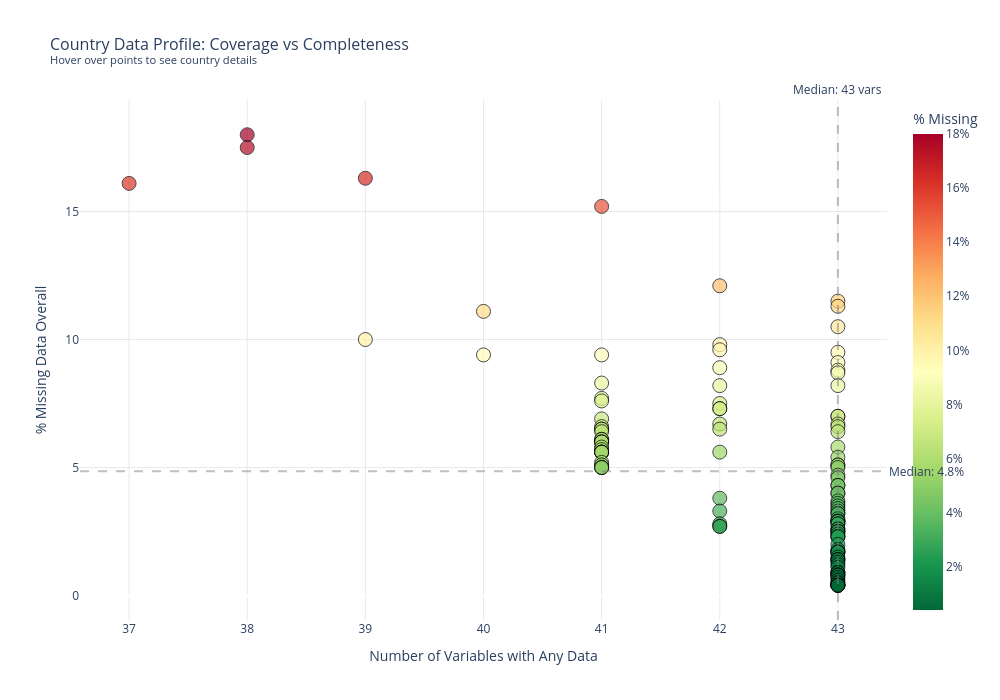

Write notebook code for a chart like this one.
### Code cell
import plotly.express as px
import plotly.graph_objects as go

# Create interactive scatter plot
fig = px.scatter(
    country_missing,
    x='Vars with Data',
    y='% Missing',
    color='% Missing',
    color_continuous_scale='RdYlGn_r',
    hover_name='Country',
    hover_data={
        'Code': True,
        'Vars with Data': True,
        '% Missing': ':.1f',
        'Complete Vars': True,
        'Years Covered': True,
        'Rows': True
    },
    title='Country Data Profile: Coverage vs Completeness<br><sup>Hover over points to see country details</sup>',
    labels={
        'Vars with Data': 'Number of Variables with Any Data',
        '% Missing': '% Missing Data Overall',
        'Complete Vars': 'Variables with Complete Data',
        'Years Covered': 'Years Covered'
    }
)

# Update marker styling
fig.update_traces(
    marker=dict(
        size=14,
        line=dict(width=1, color='black'),
        opacity=0.7
    )
)

# Update layout
fig.update_layout(
    width=1000,
    height=700,
    font=dict(size=12),
    title_font=dict(size=16),
    xaxis=dict(
        title_font=dict(size=14),
        gridcolor='lightgray',
        gridwidth=0.5
    ),
    yaxis=dict(
        title_font=dict(size=14),
        gridcolor='lightgray',
        gridwidth=0.5
    ),
    coloraxis_colorbar=dict(
        title='% Missing',
        ticksuffix='%'
    ),
    plot_bgcolor='white',
    hovermode='closest'
)

# Add quadrant lines for reference
median_vars = country_missing['Vars with Data'].median()
median_missing = country_missing['% Missing'].median()

fig.add_hline(y=median_missing, line_dash="dash", line_color="gray", opacity=0.5,
              annotation_text=f"Median: {median_missing:.1f}%", annotation_position="right")
fig.add_vline(x=median_vars, line_dash="dash", line_color="gray", opacity=0.5,
              annotation_text=f"Median: {median_vars:.0f} vars", annotation_position="top")

# Show the plot
fig.show()

# Save as interactive HTML file
fig.write_html(f'..\\figures\\imputting\\plot7_interactive_country_profile.html')
print("\nInteractive plot saved as 'plot7_interactive_country_profile.html'")
print("Open this file in a browser for full interactivity!")

### Figure 1 — Plotly figure (JSON) as saved in the notebook; plotly's stock layout.template omitted (floating-point values rounded to 4 significant figures; data arrays with more than 128 entries replaced by an {"elided": "..."} marker saying what was removed)
{"data": [{"customdata": {"elided": "126x4 mixed values"}, "hovertemplate": "<b>%{hovertext}</b><br><br>Number of Variables with Any Data=%{x}<br>% Missing Data Overall=%{marker.color:.1f}<br>Code=%{customdata[0]}<br>Variables with Complete Data=%{customdata[1]}<br>Years Covered=%{customdata[2]}<br>Rows=%{customdata[3]}<extra></extra>", "hovertext": ["Libya", "Papua New Guinea", "Equatorial Guinea", "Brunei Darussalam", "Liberia", "Uzbekistan", "Switzerland", "Rwanda", "United Arab Emirates", "Togo", "Chad", "Serbia", "Qatar", "Armenia", "Trinidad and Tobago", "Nepal", "Zimbabwe", "Myanmar", "Mauritania", "Croatia", "Yemen, Rep.", "Malawi", "Venezuela, RB", "Turkiye", "Kazakhstan", "Guinea", "Bosnia and Herzegovina", "Congo, Dem. Rep.", "Iraq", "Ethiopia", "Slovenia", "North Macedonia", "Angola", "Bahrain", "Greece", "Georgia", "Austria", "Ireland", "Tajikistan", "Morocco", "Congo, Rep.", "Slovak Republic", "Sudan", "Cameroon", "Gabon", "Ecuador", "Iran, Islamic Rep.", "Cyprus", "France", "Finland", "Azerbaijan", "Spain", "Germany", "Portugal", "Argentina", "Saudi Arabia", "Poland", "Lao PDR", "Uganda", "Denmark", "Tunisia", "Ghana", "Senegal", "Israel", "Panama", "Zambia", "Norway", "Guatemala", "Cote d'Ivoire", "Oman", "Mali", "Dominican Republic", "New Zealand", "Namibia", "Bulgaria", "Algeria", "Kuwait", "Burkina Faso", "Eswatini", "Sri Lanka", "Thailand", "Netherlands", "Sweden", "Romania", "Niger", "Mozambique", "Jamaica", "Nigeria", "Madagascar", "Russian Federation", "Uruguay", "Canada", "Viet Nam", "Nicaragua", "Albania", "United States", "Pakistan", "Brazil", "Costa Rica", "Botswana", "China", "Ukraine", "Indonesia", "South Africa", "Peru", "Mongolia", "Kenya", "United Kingdom", "Egypt, Arab Rep.", "Chile", "Italy", "Honduras", "Kyrgyz Republic", "Malaysia", "Philippines", "Japan", "Korea, Rep.", "Mexico", "Czechia", "Hungary", "India", "Colombia", "Bolivia", "Bangladesh", "Australia", "Tanzania"], "legendgroup": "", "marker": {"color": [18.0, 17.5, 16.3, 16.1, 15.2, 12.1, 11.5, 11.3, 11.1, 10.5, 10.0, 9.8, 9.6, 9.5, 9.4, 9.4, 9.1, 8.9, 8.8, 8.7, 8.3, 8.2, 8.2, 7.7, 7.6, 7.5, 7.3, 7.3, 7.0, 7.0, 6.9, 6.7, 6.7, 6.6, 6.6, 6.5, 6.5, 6.5, 6.4, 6.4, 6.1, 6.1, 6.0, 6.0, 6.0, 5.8, 5.8, 5.7, 5.6, 5.6, 5.6, 5.6, 5.6, 5.6, 5.4, 5.2, 5.1, 5.1, 5.1, 5.0, 5.0, 5.0, 5.0, 4.7, 4.6, 4.3, 4.3, 4.0, 4.0, 3.8, 3.7, 3.6, 3.5, 3.4, 3.3, 3.3, 3.2, 3.2, 3.0, 2.9, 2.9, 2.9, 2.9, 2.8, 2.8, 2.8, 2.7, 2.7, 2.6, 2.6, 2.5, 2.5, 2.5, 2.4, 2.3, 2.3, 2.3, 2.0, 1.8, 1.7, 1.7, 1.7, 1.7, 1.5, 1.4, 1.4, 1.4, 1.3, 1.2, 1.1, 0.9, 0.9, 0.9, 0.8, 0.8, 0.8, 0.7, 0.6, 0.5, 0.5, 0.4, 0.4, 0.4, 0.4, 0.4, 0.4], "coloraxis": "coloraxis", "line": {"color": "black", "width": 1}, "opacity": 0.7, "size": 14, "symbol": "circle"}, "mode": "markers", "name": "", "orientation": "v", "showlegend": false, "type": "scatter", "x": [38, 38, 39, 37, 41, 42, 43, 43, 40, 43, 39, 42, 42, 43, 40, 41, 43, 42, 43, 43, 41, 42, 43, 41, 41, 42, 42, 42, 43, 43, 41, 42, 43, 43, 41, 42, 41, 41, 43, 41, 41, 41, 41, 41, 41, 41, 43, 41, 41, 41, 42, 41, 41, 41, 43, 41, 41, 43, 43, 41, 41, 41, 43, 43, 43, 43, 43, 43, 43, 42, 43, 43, 43, 43, 42, 43, 43, 43, 43, 43, 43, 43, 43, 42, 43, 43, 42, 42, 43, 43, 43, 43, 43, 43, 43, 43, 43, 43, 43, 43, 43, 43, 43, 43, 43, 43, 43, 43, 43, 43, 43, 43, 43, 43, 43, 43, 43, 43, 43, 43, 43, 43, 43, 43, 43, 43], "xaxis": "x", "y": [18.0, 17.5, 16.3, 16.1, 15.2, 12.1, 11.5, 11.3, 11.1, 10.5, 10.0, 9.8, 9.6, 9.5, 9.4, 9.4, 9.1, 8.9, 8.8, 8.7, 8.3, 8.2, 8.2, 7.7, 7.6, 7.5, 7.3, 7.3, 7.0, 7.0, 6.9, 6.7, 6.7, 6.6, 6.6, 6.5, 6.5, 6.5, 6.4, 6.4, 6.1, 6.1, 6.0, 6.0, 6.0, 5.8, 5.8, 5.7, 5.6, 5.6, 5.6, 5.6, 5.6, 5.6, 5.4, 5.2, 5.1, 5.1, 5.1, 5.0, 5.0, 5.0, 5.0, 4.7, 4.6, 4.3, 4.3, 4.0, 4.0, 3.8, 3.7, 3.6, 3.5, 3.4, 3.3, 3.3, 3.2, 3.2, 3.0, 2.9, 2.9, 2.9, 2.9, 2.8, 2.8, 2.8, 2.7, 2.7, 2.6, 2.6, 2.5, 2.5, 2.5, 2.4, 2.3, 2.3, 2.3, 2.0, 1.8, 1.7, 1.7, 1.7, 1.7, 1.5, 1.4, 1.4, 1.4, 1.3, 1.2, 1.1, 0.9, 0.9, 0.9, 0.8, 0.8, 0.8, 0.7, 0.6, 0.5, 0.5, 0.4, 0.4, 0.4, 0.4, 0.4, 0.4], "yaxis": "y"}], "layout": {"annotations": [{"showarrow": false, "text": "Median: 4.8%", "x": 1, "xanchor": "left", "xref": "x domain", "y": 4.85, "yanchor": "middle", "yref": "y"}, {"showarrow": false, "text": "Median: 43 vars", "x": 43, "xanchor": "center", "xref": "x", "y": 1, "yanchor": "bottom", "yref": "y domain"}], "coloraxis": {"colorbar": {"ticksuffix": "%", "title": {"text": "% Missing"}}, "colorscale": [[0, "rgb(0,104,55)"], [0.1, "rgb(26,152,80)"], [0.2, "rgb(102,189,99)"], [0.3, "rgb(166,217,106)"], [0.4, "rgb(217,239,139)"], [0.5, "rgb(255,255,191)"], [0.6, "rgb(254,224,139)"], [0.7, "rgb(253,174,97)"], [0.8, "rgb(244,109,67)"], [0.9, "rgb(215,48,39)"], [1, "rgb(165,0,38)"]]}, "font": {"size": 12}, "height": 700, "hovermode": "closest", "legend": {"tracegroupgap": 0}, "plot_bgcolor": "white", "shapes": [{"line": {"color": "gray", "dash": "dash"}, "opacity": 0.5, "type": "line", "x0": 0, "x1": 1, "xref": "x domain", "y0": 4.85, "y1": 4.85, "yref": "y"}, {"line": {"color": "gray", "dash": "dash"}, "opacity": 0.5, "type": "line", "x0": 43, "x1": 43, "xref": "x", "y0": 0, "y1": 1, "yref": "y domain"}], "title": {"font": {"size": 16}, "text": "Country Data Profile: Coverage vs Completeness<br><sup>Hover over points to see country details</sup>"}, "width": 1000, "xaxis": {"anchor": "y", "domain": [0, 1], "gridcolor": "lightgray", "gridwidth": 0.5, "title": {"font": {"size": 14}, "text": "Number of Variables with Any Data"}}, "yaxis": {"anchor": "x", "domain": [0, 1], "gridcolor": "lightgray", "gridwidth": 0.5, "title": {"font": {"size": 14}, "text": "% Missing Data Overall"}}}}
